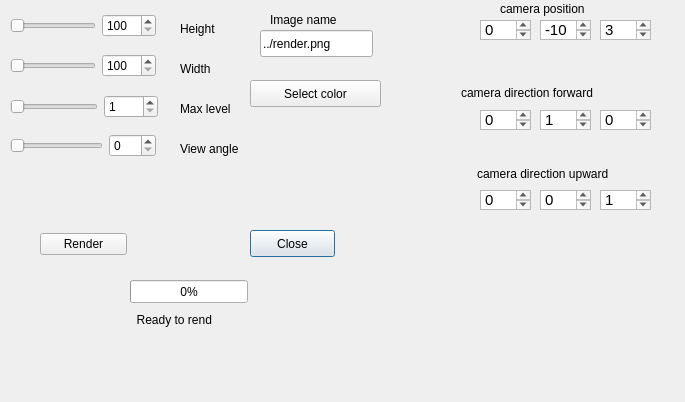
<?xml version="1.0" encoding="UTF-8"?>
<ui version="4.0">
 <class>MyDialog</class>
 <widget class="QDialog" name="MyDialog">
  <property name="geometry">
   <rect>
    <x>0</x>
    <y>0</y>
    <width>685</width>
    <height>402</height>
   </rect>
  </property>
  <property name="windowTitle">
   <string>Dialog</string>
  </property>
  <widget class="QLineEdit" name="lineEdit">
   <property name="geometry">
    <rect>
     <x>260</x>
     <y>30</y>
     <width>113</width>
     <height>27</height>
    </rect>
   </property>
   <property name="text">
    <string>../render.png</string>
   </property>
  </widget>
  <widget class="QPushButton" name="close">
   <property name="geometry">
    <rect>
     <x>250</x>
     <y>230</y>
     <width>85</width>
     <height>27</height>
    </rect>
   </property>
   <property name="text">
    <string>Close</string>
   </property>
  </widget>
  <widget class="QWidget" name="layoutWidget">
   <property name="geometry">
    <rect>
     <x>10</x>
     <y>10</y>
     <width>146</width>
     <height>31</height>
    </rect>
   </property>
   <layout class="QHBoxLayout" name="horizontalLayout">
    <item>
     <widget class="QSlider" name="horizontalSlider">
      <property name="minimum">
       <number>100</number>
      </property>
      <property name="maximum">
       <number>8000</number>
      </property>
      <property name="singleStep">
       <number>10</number>
      </property>
      <property name="orientation">
       <enum>Qt::Horizontal</enum>
      </property>
     </widget>
    </item>
    <item>
     <widget class="QSpinBox" name="spinBox">
      <property name="minimum">
       <number>100</number>
      </property>
      <property name="maximum">
       <number>8000</number>
      </property>
      <property name="singleStep">
       <number>10</number>
      </property>
     </widget>
    </item>
   </layout>
  </widget>
  <widget class="QWidget" name="layoutWidget">
   <property name="geometry">
    <rect>
     <x>40</x>
     <y>230</y>
     <width>87</width>
     <height>29</height>
    </rect>
   </property>
   <layout class="QGridLayout" name="gridLayout">
    <item row="1" column="0">
     <widget class="QPushButton" name="rend">
      <property name="palette">
       <palette>
        <active>
         <colorrole role="Highlight">
          <brush brushstyle="SolidPattern">
           <color alpha="255">
            <red>255</red>
            <green>0</green>
            <blue>4</blue>
           </color>
          </brush>
         </colorrole>
         <colorrole role="Link">
          <brush brushstyle="SolidPattern">
           <color alpha="255">
            <red>30</red>
            <green>101</green>
            <blue>255</blue>
           </color>
          </brush>
         </colorrole>
        </active>
        <inactive>
         <colorrole role="Highlight">
          <brush brushstyle="SolidPattern">
           <color alpha="255">
            <red>255</red>
            <green>0</green>
            <blue>4</blue>
           </color>
          </brush>
         </colorrole>
         <colorrole role="Link">
          <brush brushstyle="SolidPattern">
           <color alpha="255">
            <red>30</red>
            <green>101</green>
            <blue>255</blue>
           </color>
          </brush>
         </colorrole>
        </inactive>
        <disabled>
         <colorrole role="Highlight">
          <brush brushstyle="SolidPattern">
           <color alpha="255">
            <red>240</red>
            <green>240</green>
            <blue>240</blue>
           </color>
          </brush>
         </colorrole>
         <colorrole role="Link">
          <brush brushstyle="SolidPattern">
           <color alpha="255">
            <red>30</red>
            <green>101</green>
            <blue>255</blue>
           </color>
          </brush>
         </colorrole>
        </disabled>
       </palette>
      </property>
      <property name="text">
       <string>Render</string>
      </property>
     </widget>
    </item>
   </layout>
  </widget>
  <widget class="QWidget" name="layoutWidget">
   <property name="geometry">
    <rect>
     <x>10</x>
     <y>50</y>
     <width>146</width>
     <height>31</height>
    </rect>
   </property>
   <layout class="QHBoxLayout" name="horizontalLayout_2">
    <item>
     <widget class="QSlider" name="horizontalSlider_2">
      <property name="minimum">
       <number>100</number>
      </property>
      <property name="maximum">
       <number>8000</number>
      </property>
      <property name="singleStep">
       <number>10</number>
      </property>
      <property name="orientation">
       <enum>Qt::Horizontal</enum>
      </property>
     </widget>
    </item>
    <item>
     <widget class="QSpinBox" name="spinBox_2">
      <property name="minimum">
       <number>100</number>
      </property>
      <property name="maximum">
       <number>8000</number>
      </property>
     </widget>
    </item>
   </layout>
  </widget>
  <widget class="QWidget" name="layoutWidget">
   <property name="geometry">
    <rect>
     <x>10</x>
     <y>90</y>
     <width>148</width>
     <height>33</height>
    </rect>
   </property>
   <layout class="QHBoxLayout" name="horizontalLayout_4">
    <item>
     <layout class="QHBoxLayout" name="horizontalLayout_3">
      <item>
       <widget class="QSlider" name="horizontalSlider_3">
        <property name="minimum">
         <number>1</number>
        </property>
        <property name="maximum">
         <number>1000</number>
        </property>
        <property name="orientation">
         <enum>Qt::Horizontal</enum>
        </property>
       </widget>
      </item>
     </layout>
    </item>
    <item>
     <widget class="QSpinBox" name="spinBox_3">
      <property name="minimum">
       <number>1</number>
      </property>
      <property name="maximum">
       <number>1000</number>
      </property>
     </widget>
    </item>
   </layout>
  </widget>
  <widget class="QWidget" name="layoutWidget">
   <property name="geometry">
    <rect>
     <x>10</x>
     <y>130</y>
     <width>146</width>
     <height>31</height>
    </rect>
   </property>
   <layout class="QHBoxLayout" name="horizontalLayout_5">
    <item>
     <widget class="QSlider" name="horizontalSlider_4">
      <property name="maximum">
       <number>360</number>
      </property>
      <property name="singleStep">
       <number>10</number>
      </property>
      <property name="orientation">
       <enum>Qt::Horizontal</enum>
      </property>
     </widget>
    </item>
    <item>
     <widget class="QSpinBox" name="spinBox_4">
      <property name="maximum">
       <number>360</number>
      </property>
      <property name="singleStep">
       <number>10</number>
      </property>
     </widget>
    </item>
   </layout>
  </widget>
  <widget class="QLabel" name="label">
   <property name="geometry">
    <rect>
     <x>180</x>
     <y>20</y>
     <width>67</width>
     <height>17</height>
    </rect>
   </property>
   <property name="text">
    <string>Height</string>
   </property>
  </widget>
  <widget class="QLabel" name="label_2">
   <property name="geometry">
    <rect>
     <x>180</x>
     <y>60</y>
     <width>67</width>
     <height>17</height>
    </rect>
   </property>
   <property name="text">
    <string>Width</string>
   </property>
  </widget>
  <widget class="QLabel" name="label_3">
   <property name="geometry">
    <rect>
     <x>180</x>
     <y>100</y>
     <width>67</width>
     <height>17</height>
    </rect>
   </property>
   <property name="text">
    <string>Max level</string>
   </property>
  </widget>
  <widget class="QLabel" name="label_4">
   <property name="geometry">
    <rect>
     <x>180</x>
     <y>140</y>
     <width>81</width>
     <height>17</height>
    </rect>
   </property>
   <property name="text">
    <string>View angle</string>
   </property>
  </widget>
  <widget class="QProgressBar" name="progressBar">
   <property name="geometry">
    <rect>
     <x>130</x>
     <y>280</y>
     <width>118</width>
     <height>23</height>
    </rect>
   </property>
   <property name="maximum">
    <number>100</number>
   </property>
   <property name="value">
    <number>0</number>
   </property>
  </widget>
  <widget class="QLabel" name="label_6">
   <property name="geometry">
    <rect>
     <x>270</x>
     <y>10</y>
     <width>111</width>
     <height>20</height>
    </rect>
   </property>
   <property name="text">
    <string>Image name</string>
   </property>
  </widget>
  <widget class="QLabel" name="label_7">
   <property name="geometry">
    <rect>
     <x>110</x>
     <y>310</y>
     <width>291</width>
     <height>20</height>
    </rect>
   </property>
   <property name="text">
    <string>        Ready to rend</string>
   </property>
  </widget>
  <widget class="QPushButton" name="pushButton">
   <property name="geometry">
    <rect>
     <x>250</x>
     <y>80</y>
     <width>131</width>
     <height>27</height>
    </rect>
   </property>
   <property name="text">
    <string>Select color</string>
   </property>
  </widget>
  <widget class="QLabel" name="label_5">
   <property name="geometry">
    <rect>
     <x>500</x>
     <y>0</y>
     <width>111</width>
     <height>17</height>
    </rect>
   </property>
   <property name="text">
    <string>camera position</string>
   </property>
  </widget>
  <widget class="QLabel" name="label_8">
   <property name="geometry">
    <rect>
     <x>461</x>
     <y>83</y>
     <width>171</width>
     <height>20</height>
    </rect>
   </property>
   <property name="text">
    <string>camera direction forward</string>
   </property>
  </widget>
  <widget class="QLabel" name="label_9">
   <property name="geometry">
    <rect>
     <x>477</x>
     <y>164</y>
     <width>191</width>
     <height>20</height>
    </rect>
   </property>
   <property name="text">
    <string>camera direction upward</string>
   </property>
  </widget>
  <widget class="QTextEdit" name="textEdit">
   <property name="geometry">
    <rect>
     <x>480</x>
     <y>20</y>
     <width>51</width>
     <height>20</height>
    </rect>
   </property>
   <property name="html">
    <string>&lt;!DOCTYPE HTML PUBLIC &quot;-//W3C//DTD HTML 4.0//EN&quot; &quot;http://www.w3.org/TR/REC-html40/strict.dtd&quot;&gt;
&lt;html&gt;&lt;head&gt;&lt;meta name=&quot;qrichtext&quot; content=&quot;1&quot; /&gt;&lt;style type=&quot;text/css&quot;&gt;
p, li { white-space: pre-wrap; }
&lt;/style&gt;&lt;/head&gt;&lt;body style=&quot; font-family:'Ubuntu'; font-size:11pt; font-weight:400; font-style:normal;&quot;&gt;
&lt;p style=&quot; margin-top:0px; margin-bottom:0px; margin-left:0px; margin-right:0px; -qt-block-indent:0; text-indent:0px;&quot;&gt;0&lt;/p&gt;&lt;/body&gt;&lt;/html&gt;</string>
   </property>
  </widget>
  <widget class="QTextEdit" name="textEdit_3">
   <property name="geometry">
    <rect>
     <x>600</x>
     <y>20</y>
     <width>51</width>
     <height>20</height>
    </rect>
   </property>
   <property name="html">
    <string>&lt;!DOCTYPE HTML PUBLIC &quot;-//W3C//DTD HTML 4.0//EN&quot; &quot;http://www.w3.org/TR/REC-html40/strict.dtd&quot;&gt;
&lt;html&gt;&lt;head&gt;&lt;meta name=&quot;qrichtext&quot; content=&quot;1&quot; /&gt;&lt;style type=&quot;text/css&quot;&gt;
p, li { white-space: pre-wrap; }
&lt;/style&gt;&lt;/head&gt;&lt;body style=&quot; font-family:'Ubuntu'; font-size:11pt; font-weight:400; font-style:normal;&quot;&gt;
&lt;p style=&quot; margin-top:0px; margin-bottom:0px; margin-left:0px; margin-right:0px; -qt-block-indent:0; text-indent:0px;&quot;&gt;3&lt;/p&gt;&lt;/body&gt;&lt;/html&gt;</string>
   </property>
  </widget>
  <widget class="QTextEdit" name="textEdit_4">
   <property name="geometry">
    <rect>
     <x>480</x>
     <y>110</y>
     <width>51</width>
     <height>20</height>
    </rect>
   </property>
   <property name="html">
    <string>&lt;!DOCTYPE HTML PUBLIC &quot;-//W3C//DTD HTML 4.0//EN&quot; &quot;http://www.w3.org/TR/REC-html40/strict.dtd&quot;&gt;
&lt;html&gt;&lt;head&gt;&lt;meta name=&quot;qrichtext&quot; content=&quot;1&quot; /&gt;&lt;style type=&quot;text/css&quot;&gt;
p, li { white-space: pre-wrap; }
&lt;/style&gt;&lt;/head&gt;&lt;body style=&quot; font-family:'Ubuntu'; font-size:11pt; font-weight:400; font-style:normal;&quot;&gt;
&lt;p style=&quot; margin-top:0px; margin-bottom:0px; margin-left:0px; margin-right:0px; -qt-block-indent:0; text-indent:0px;&quot;&gt;0&lt;/p&gt;&lt;/body&gt;&lt;/html&gt;</string>
   </property>
  </widget>
  <widget class="QTextEdit" name="textEdit_5">
   <property name="geometry">
    <rect>
     <x>540</x>
     <y>110</y>
     <width>51</width>
     <height>20</height>
    </rect>
   </property>
   <property name="html">
    <string>&lt;!DOCTYPE HTML PUBLIC &quot;-//W3C//DTD HTML 4.0//EN&quot; &quot;http://www.w3.org/TR/REC-html40/strict.dtd&quot;&gt;
&lt;html&gt;&lt;head&gt;&lt;meta name=&quot;qrichtext&quot; content=&quot;1&quot; /&gt;&lt;style type=&quot;text/css&quot;&gt;
p, li { white-space: pre-wrap; }
&lt;/style&gt;&lt;/head&gt;&lt;body style=&quot; font-family:'Ubuntu'; font-size:11pt; font-weight:400; font-style:normal;&quot;&gt;
&lt;p style=&quot; margin-top:0px; margin-bottom:0px; margin-left:0px; margin-right:0px; -qt-block-indent:0; text-indent:0px;&quot;&gt;1&lt;/p&gt;&lt;/body&gt;&lt;/html&gt;</string>
   </property>
  </widget>
  <widget class="QTextEdit" name="textEdit_6">
   <property name="geometry">
    <rect>
     <x>600</x>
     <y>110</y>
     <width>51</width>
     <height>20</height>
    </rect>
   </property>
   <property name="html">
    <string>&lt;!DOCTYPE HTML PUBLIC &quot;-//W3C//DTD HTML 4.0//EN&quot; &quot;http://www.w3.org/TR/REC-html40/strict.dtd&quot;&gt;
&lt;html&gt;&lt;head&gt;&lt;meta name=&quot;qrichtext&quot; content=&quot;1&quot; /&gt;&lt;style type=&quot;text/css&quot;&gt;
p, li { white-space: pre-wrap; }
&lt;/style&gt;&lt;/head&gt;&lt;body style=&quot; font-family:'Ubuntu'; font-size:11pt; font-weight:400; font-style:normal;&quot;&gt;
&lt;p style=&quot; margin-top:0px; margin-bottom:0px; margin-left:0px; margin-right:0px; -qt-block-indent:0; text-indent:0px;&quot;&gt;0&lt;/p&gt;&lt;/body&gt;&lt;/html&gt;</string>
   </property>
  </widget>
  <widget class="QTextEdit" name="textEdit_2">
   <property name="geometry">
    <rect>
     <x>540</x>
     <y>20</y>
     <width>51</width>
     <height>20</height>
    </rect>
   </property>
   <property name="html">
    <string>&lt;!DOCTYPE HTML PUBLIC &quot;-//W3C//DTD HTML 4.0//EN&quot; &quot;http://www.w3.org/TR/REC-html40/strict.dtd&quot;&gt;
&lt;html&gt;&lt;head&gt;&lt;meta name=&quot;qrichtext&quot; content=&quot;1&quot; /&gt;&lt;style type=&quot;text/css&quot;&gt;
p, li { white-space: pre-wrap; }
&lt;/style&gt;&lt;/head&gt;&lt;body style=&quot; font-family:'Ubuntu'; font-size:11pt; font-weight:400; font-style:normal;&quot;&gt;
&lt;p style=&quot; margin-top:0px; margin-bottom:0px; margin-left:0px; margin-right:0px; -qt-block-indent:0; text-indent:0px;&quot;&gt;-10&lt;/p&gt;&lt;/body&gt;&lt;/html&gt;</string>
   </property>
  </widget>
  <widget class="QTextEdit" name="textEdit_7">
   <property name="geometry">
    <rect>
     <x>480</x>
     <y>190</y>
     <width>51</width>
     <height>20</height>
    </rect>
   </property>
   <property name="html">
    <string>&lt;!DOCTYPE HTML PUBLIC &quot;-//W3C//DTD HTML 4.0//EN&quot; &quot;http://www.w3.org/TR/REC-html40/strict.dtd&quot;&gt;
&lt;html&gt;&lt;head&gt;&lt;meta name=&quot;qrichtext&quot; content=&quot;1&quot; /&gt;&lt;style type=&quot;text/css&quot;&gt;
p, li { white-space: pre-wrap; }
&lt;/style&gt;&lt;/head&gt;&lt;body style=&quot; font-family:'Ubuntu'; font-size:11pt; font-weight:400; font-style:normal;&quot;&gt;
&lt;p style=&quot; margin-top:0px; margin-bottom:0px; margin-left:0px; margin-right:0px; -qt-block-indent:0; text-indent:0px;&quot;&gt;0&lt;/p&gt;&lt;/body&gt;&lt;/html&gt;</string>
   </property>
  </widget>
  <widget class="QTextEdit" name="textEdit_8">
   <property name="geometry">
    <rect>
     <x>540</x>
     <y>190</y>
     <width>51</width>
     <height>20</height>
    </rect>
   </property>
   <property name="html">
    <string>&lt;!DOCTYPE HTML PUBLIC &quot;-//W3C//DTD HTML 4.0//EN&quot; &quot;http://www.w3.org/TR/REC-html40/strict.dtd&quot;&gt;
&lt;html&gt;&lt;head&gt;&lt;meta name=&quot;qrichtext&quot; content=&quot;1&quot; /&gt;&lt;style type=&quot;text/css&quot;&gt;
p, li { white-space: pre-wrap; }
&lt;/style&gt;&lt;/head&gt;&lt;body style=&quot; font-family:'Ubuntu'; font-size:11pt; font-weight:400; font-style:normal;&quot;&gt;
&lt;p style=&quot; margin-top:0px; margin-bottom:0px; margin-left:0px; margin-right:0px; -qt-block-indent:0; text-indent:0px;&quot;&gt;0&lt;/p&gt;&lt;/body&gt;&lt;/html&gt;</string>
   </property>
  </widget>
  <widget class="QTextEdit" name="textEdit_9">
   <property name="geometry">
    <rect>
     <x>600</x>
     <y>190</y>
     <width>51</width>
     <height>20</height>
    </rect>
   </property>
   <property name="html">
    <string>&lt;!DOCTYPE HTML PUBLIC &quot;-//W3C//DTD HTML 4.0//EN&quot; &quot;http://www.w3.org/TR/REC-html40/strict.dtd&quot;&gt;
&lt;html&gt;&lt;head&gt;&lt;meta name=&quot;qrichtext&quot; content=&quot;1&quot; /&gt;&lt;style type=&quot;text/css&quot;&gt;
p, li { white-space: pre-wrap; }
&lt;/style&gt;&lt;/head&gt;&lt;body style=&quot; font-family:'Ubuntu'; font-size:11pt; font-weight:400; font-style:normal;&quot;&gt;
&lt;p style=&quot; margin-top:0px; margin-bottom:0px; margin-left:0px; margin-right:0px; -qt-block-indent:0; text-indent:0px;&quot;&gt;1&lt;/p&gt;&lt;/body&gt;&lt;/html&gt;</string>
   </property>
  </widget>
  <zorder>layoutWidget</zorder>
  <zorder>layoutWidget</zorder>
  <zorder>layoutWidget</zorder>
  <zorder>layoutWidget</zorder>
  <zorder>layoutWidget</zorder>
  <zorder>lineEdit</zorder>
  <zorder>close</zorder>
  <zorder>label</zorder>
  <zorder>label_2</zorder>
  <zorder>label_3</zorder>
  <zorder>label_4</zorder>
  <zorder>progressBar</zorder>
  <zorder>label_6</zorder>
  <zorder>label_7</zorder>
  <zorder>pushButton</zorder>
  <zorder>label_5</zorder>
  <zorder>label_8</zorder>
  <zorder>label_9</zorder>
  <zorder>textEdit</zorder>
  <zorder>textEdit_3</zorder>
  <zorder>textEdit_4</zorder>
  <zorder>textEdit_5</zorder>
  <zorder>textEdit_6</zorder>
  <zorder>textEdit_2</zorder>
  <zorder>textEdit_7</zorder>
  <zorder>textEdit_8</zorder>
  <zorder>textEdit_9</zorder>
 </widget>
 <resources/>
 <connections>
  <connection>
   <sender>horizontalSlider</sender>
   <signal>valueChanged(int)</signal>
   <receiver>spinBox</receiver>
   <slot>setValue(int)</slot>
   <hints>
    <hint type="sourcelabel">
     <x>74</x>
     <y>23</y>
    </hint>
    <hint type="destinationlabel">
     <x>126</x>
     <y>29</y>
    </hint>
   </hints>
  </connection>
  <connection>
   <sender>close</sender>
   <signal>clicked()</signal>
   <receiver>MyDialog</receiver>
   <slot>reject()</slot>
   <hints>
    <hint type="sourcelabel">
     <x>285</x>
     <y>232</y>
    </hint>
    <hint type="destinationlabel">
     <x>186</x>
     <y>178</y>
    </hint>
   </hints>
  </connection>
  <connection>
   <sender>horizontalSlider_2</sender>
   <signal>valueChanged(int)</signal>
   <receiver>spinBox_2</receiver>
   <slot>setValue(int)</slot>
   <hints>
    <hint type="sourcelabel">
     <x>49</x>
     <y>69</y>
    </hint>
    <hint type="destinationlabel">
     <x>139</x>
     <y>69</y>
    </hint>
   </hints>
  </connection>
  <connection>
   <sender>horizontalSlider_3</sender>
   <signal>valueChanged(int)</signal>
   <receiver>spinBox_3</receiver>
   <slot>setValue(int)</slot>
   <hints>
    <hint type="sourcelabel">
     <x>61</x>
     <y>115</y>
    </hint>
    <hint type="destinationlabel">
     <x>122</x>
     <y>114</y>
    </hint>
   </hints>
  </connection>
  <connection>
   <sender>horizontalSlider_4</sender>
   <signal>valueChanged(int)</signal>
   <receiver>spinBox_4</receiver>
   <slot>setValue(int)</slot>
   <hints>
    <hint type="sourcelabel">
     <x>29</x>
     <y>149</y>
    </hint>
    <hint type="destinationlabel">
     <x>120</x>
     <y>152</y>
    </hint>
   </hints>
  </connection>
  <connection>
   <sender>spinBox_3</sender>
   <signal>valueChanged(int)</signal>
   <receiver>horizontalSlider_3</receiver>
   <slot>setValue(int)</slot>
   <hints>
    <hint type="sourcelabel">
     <x>124</x>
     <y>102</y>
    </hint>
    <hint type="destinationlabel">
     <x>60</x>
     <y>98</y>
    </hint>
   </hints>
  </connection>
  <connection>
   <sender>spinBox</sender>
   <signal>valueChanged(int)</signal>
   <receiver>horizontalSlider</receiver>
   <slot>setValue(int)</slot>
   <hints>
    <hint type="sourcelabel">
     <x>112</x>
     <y>19</y>
    </hint>
    <hint type="destinationlabel">
     <x>47</x>
     <y>18</y>
    </hint>
   </hints>
  </connection>
  <connection>
   <sender>spinBox_2</sender>
   <signal>valueChanged(int)</signal>
   <receiver>horizontalSlider_2</receiver>
   <slot>setValue(int)</slot>
   <hints>
    <hint type="sourcelabel">
     <x>122</x>
     <y>59</y>
    </hint>
    <hint type="destinationlabel">
     <x>28</x>
     <y>58</y>
    </hint>
   </hints>
  </connection>
  <connection>
   <sender>spinBox_4</sender>
   <signal>valueChanged(int)</signal>
   <receiver>horizontalSlider_4</receiver>
   <slot>setValue(int)</slot>
   <hints>
    <hint type="sourcelabel">
     <x>120</x>
     <y>139</y>
    </hint>
    <hint type="destinationlabel">
     <x>56</x>
     <y>132</y>
    </hint>
   </hints>
  </connection>
 </connections>
</ui>
